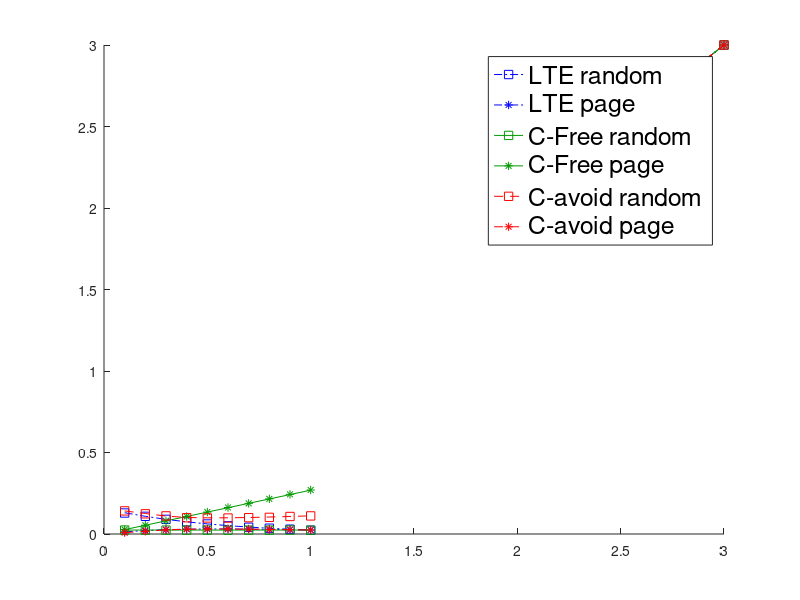

Write the MATLAB code that produced this figure. (Note: this script raises an error after producing the figure.)
clear;
load('aratio.mat');
close all;
figure1 = figure(1);
hold on;
% for legend
h = plot(2:3,2:3, 'bs-.');
plot(2:3,2:3, 'b*-.');
plot(2:3,2:3, 's-', 'Color', [0, 0.6, 0]);
plot(2:3,2:3, '*-',  'Color', [0, 0.6, 0]);
plot(2:3,2:3, 'r--s', 2:3,2:3, 'r*--');
% real data
plot(0.1:0.1:1, A_SuccessProb_C_rd, 'b-.');
plot(0.1:0.1:1, SuccessProb_C_rd, 'bs');
plot(0.1:0.1:1, A_SuccessProb_C_pg, 'b-.');
plot(0.1:0.1:1, SuccessProb_C_pg, 'b*');
plot(0.1:0.1:1, A_SuccessProb_M_rd, '-', 'Color', [0, 0.6, 0]);
plot(0.1:0.1:1, SuccessProb_M_rd, 's', 'Color', [0, 0.6, 0]);
plot(0.1:0.1:1, A_SuccessProb_M_pg, '-', 'Color', [0, 0.6, 0]);
plot(0.1:0.1:1, SuccessProb_M_pg, '*', 'Color', [0, 0.6, 0]);
plot(0.1:0.1:1, A_SuccessProb_N_rd, 'r--');
plot(0.1:0.1:1, SuccessProb_N_rd, 'rs');
plot(0.1:0.1:1, A_SuccessProb_N_pg, 'r--');
plot(0.1:0.1:1, SuccessProb_N_pg, 'r*');
%h = plot(0.1:0.1:1, A_SuccessProb_C_rd, 'b', 0.1:0.1:1, A_SuccessProb_C_pg, 'b', 0.1:0.1:1, SuccessProb_C_rd, 'b*', 0.1:0.1:1, SuccessProb_C_pg, 'b+');
%set( h , 'linewidth' , 1.2 );
hl = legend('LTE random', 'LTE page', 'C-Free random','C-Free page', 'C-avoid random', 'C-avoid page', 'FontSize',18);
l = legend('show');
l.FontSize = 13;
legend boxoff;

set(gca, 'YTick',[0:.1:.5]);
ylim([0,0.42]);
set(gca, 'XTick',[0:.2:1]);
xlim([.1,1]);
xlabel('active probability (\alpha)');  
ylabel('success probbability');  

set(figure1, 'PaperUnits', 'inches');
set(figure1, 'PaperPosition', [0 0 8 7]);
set(figure1, 'Units', 'inches');
set(figure1, 'Position', [0 0 8 7]);

%pos = get(hl, 'position');
%loci = get(gca, 'position');
%set(hl, 'position', [loci(1) pos(2)+0.05 pos(3) pos(4)]);
print(figure1, '-dpng', 'aratio_prob1.png');
hold off;



figure1 = figure(2);
hold on;
h = plot(0.1:0.1:1, A_C_total , 'b-.');
plot(0.1:0.1:1, C_total , 'b*');
plot(0.1:0.1:1, A_M_total, '-', 'Color',[0,.6,0]);
plot(0.1:0.1:1, M_total, '^', 'Color',[0,.6,0]);
plot(0.1:0.1:1, A_N_total, 'r--');
plot(0.1:0.1:1, N_total, 'ro');
hl = legend('LTE', 'LTE (ana)', 'C-Free', 'C-Free (ana)', 'C-Avoid', 'C-Avoid (ana)', 'Location', 'SouthEast', 'FontSize',18);
 
l = legend('show');
l.FontSize = 13;

legend boxoff;
xlabel('active probabiltiy (\alpha)');  
ylabel('number of successful UEs'); 
set(gca, 'YTick',[0:5:35]);
ylim([0,35]);
set(gca, 'XTick',[0:.2:1]);
xlim([.1,1]);

set(figure1, 'PaperUnits', 'inches');
set(figure1, 'PaperPosition', [0 0 8 7]);
set(figure1, 'Units', 'inches');
set(figure1, 'Position', [0 0 8 7]);
pos = get(hl, 'position');
loci = get(gca, 'position');

print(figure1, '-dpng', 'aratio_UE1.png');
